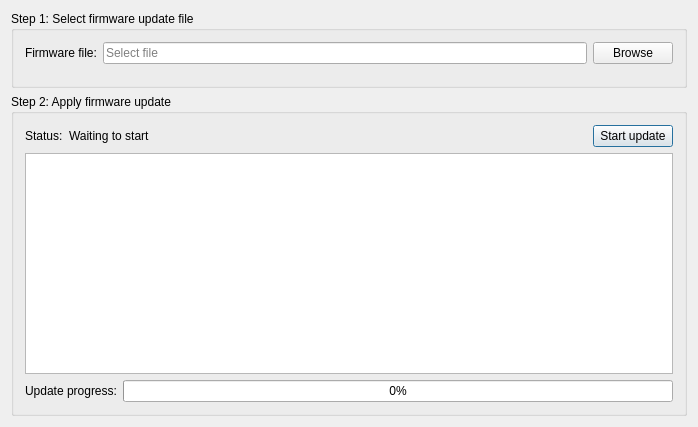
<?xml version="1.0" encoding="UTF-8"?>
<ui version="4.0">
 <class>MainWindow</class>
 <widget class="QMainWindow" name="MainWindow">
  <property name="geometry">
   <rect>
    <x>0</x>
    <y>0</y>
    <width>698</width>
    <height>427</height>
   </rect>
  </property>
  <property name="sizePolicy">
   <sizepolicy hsizetype="Preferred" vsizetype="Preferred">
    <horstretch>0</horstretch>
    <verstretch>0</verstretch>
   </sizepolicy>
  </property>
  <property name="acceptDrops">
   <bool>false</bool>
  </property>
  <property name="windowTitle">
   <string>WOLFWAVE updater v1.0.1</string>
  </property>
  <property name="autoFillBackground">
   <bool>false</bool>
  </property>
  <widget class="QWidget" name="centralWidget">
   <property name="sizePolicy">
    <sizepolicy hsizetype="MinimumExpanding" vsizetype="MinimumExpanding">
     <horstretch>0</horstretch>
     <verstretch>0</verstretch>
    </sizepolicy>
   </property>
   <layout class="QVBoxLayout" name="verticalLayout_2">
    <item>
     <widget class="QGroupBox" name="groupBox_2">
      <property name="title">
       <string>Step 1: Select firmware update file</string>
      </property>
      <layout class="QVBoxLayout" name="verticalLayout_3">
       <item>
        <layout class="QFormLayout" name="formLayout">
         <property name="bottomMargin">
          <number>10</number>
         </property>
         <item row="0" column="0">
          <widget class="QLabel" name="fileBrowseLabel">
           <property name="text">
            <string>Firmware file:</string>
           </property>
          </widget>
         </item>
         <item row="0" column="1">
          <layout class="QHBoxLayout" name="horizontalLayout">
           <item>
            <widget class="QLineEdit" name="fileBrowseLineEdit">
             <property name="readOnly">
              <bool>false</bool>
             </property>
             <property name="placeholderText">
              <string>Select file</string>
             </property>
            </widget>
           </item>
           <item>
            <widget class="QPushButton" name="fileBrowseButton">
             <property name="text">
              <string>Browse</string>
             </property>
            </widget>
           </item>
          </layout>
         </item>
        </layout>
       </item>
      </layout>
     </widget>
    </item>
    <item>
     <layout class="QVBoxLayout" name="verticalLayout">
      <item>
       <widget class="QGroupBox" name="groupBox">
        <property name="title">
         <string>Step 2: Apply firmware update</string>
        </property>
        <layout class="QVBoxLayout" name="verticalLayout_4">
         <item>
          <layout class="QHBoxLayout" name="horizontalLayout_5">
           <item>
            <widget class="QLabel" name="statusLabel">
             <property name="text">
              <string>Status:</string>
             </property>
            </widget>
           </item>
           <item>
            <widget class="QLabel" name="statusTxt">
             <property name="text">
              <string>Waiting to start</string>
             </property>
            </widget>
           </item>
           <item>
            <spacer name="horizontalSpacer_2">
             <property name="orientation">
              <enum>Qt::Horizontal</enum>
             </property>
             <property name="sizeHint" stdset="0">
              <size>
               <width>40</width>
               <height>20</height>
              </size>
             </property>
            </spacer>
           </item>
           <item>
            <widget class="QPushButton" name="flashButton">
             <property name="text">
              <string>Start update</string>
             </property>
             <property name="default">
              <bool>true</bool>
             </property>
            </widget>
           </item>
          </layout>
         </item>
         <item>
          <widget class="QTextEdit" name="dfuResultsTextEdit">
           <property name="sizePolicy">
            <sizepolicy hsizetype="Expanding" vsizetype="Expanding">
             <horstretch>0</horstretch>
             <verstretch>1</verstretch>
            </sizepolicy>
           </property>
           <property name="readOnly">
            <bool>true</bool>
           </property>
          </widget>
         </item>
         <item>
          <layout class="QHBoxLayout" name="horizontalLayout_3">
           <item>
            <widget class="QLabel" name="label_2">
             <property name="text">
              <string>Update progress:</string>
             </property>
            </widget>
           </item>
           <item>
            <widget class="QProgressBar" name="progressBar">
             <property name="maximum">
              <number>1000</number>
             </property>
             <property name="value">
              <number>0</number>
             </property>
             <property name="textVisible">
              <bool>true</bool>
             </property>
            </widget>
           </item>
          </layout>
         </item>
        </layout>
       </widget>
      </item>
     </layout>
    </item>
   </layout>
  </widget>
 </widget>
 <layoutdefault spacing="6" margin="11"/>
 <tabstops>
  <tabstop>fileBrowseLineEdit</tabstop>
  <tabstop>fileBrowseButton</tabstop>
 </tabstops>
 <resources/>
 <connections/>
</ui>
